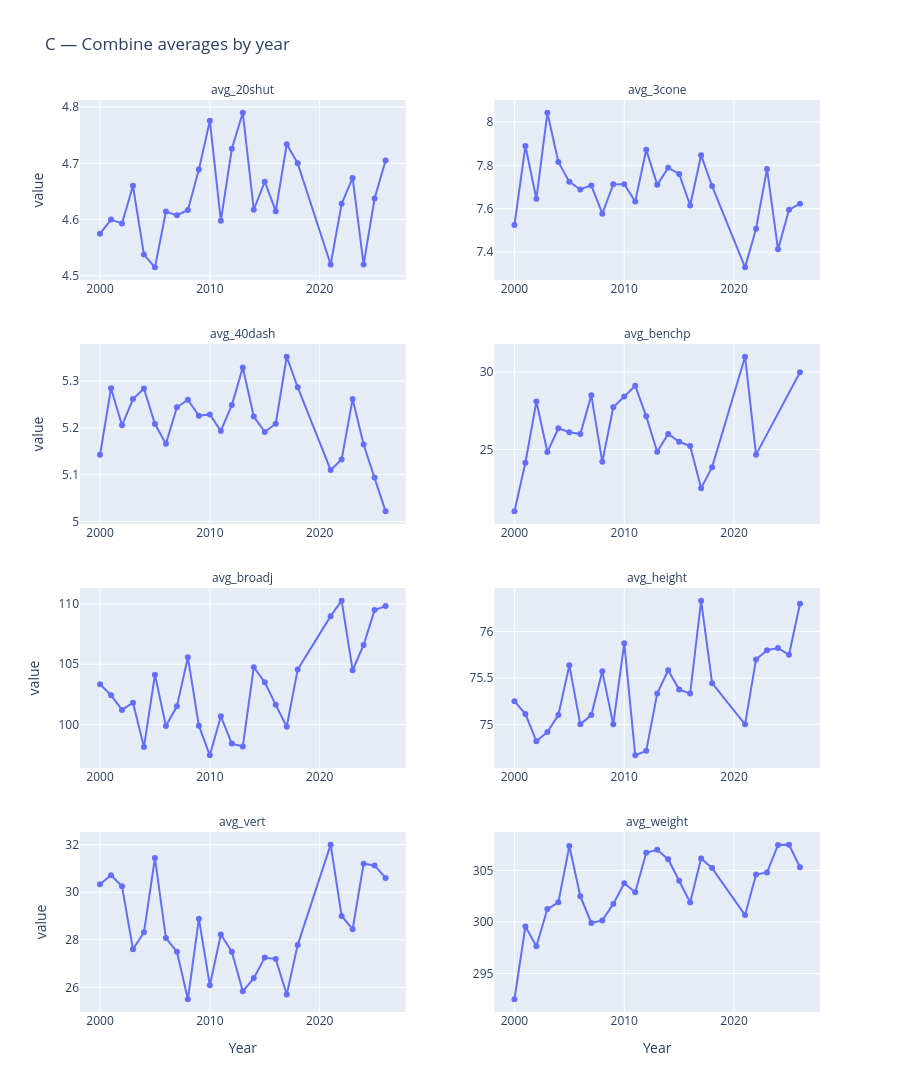

Notebook code cell kept with this figure:
### Code cell
POS = "C"

fig = px.line(
    long.filter(c.Position == POS).to_pandas(),
    x="Year", y="value",
    facet_col="metric", facet_col_wrap=2,
    markers=True, hover_data=["n"], height=1400,
    facet_col_spacing=0.12, 
    title=f"{POS} — Combine averages by year",
)
fig.update_yaxes(matches=None, showticklabels=True)
fig.for_each_annotation(lambda a: a.update(text=a.text.split("=")[-1]))
fig.update_xaxes(showticklabels=True)

### Figure 1 — Plotly figure (JSON) as saved in the notebook; plotly's stock layout.template omitted (floating-point values rounded to 4 significant figures)
{"data": [{"customdata": [[4], [9], [11], [12], [10], [11], [8], [10], [7], [12], [8], [9], [7], [9], [12], [8], [9], [6], [9], [3], [10], [10], [17], [8], [10]], "hovertemplate": "metric=avg_20shut<br>Year=%{x}<br>value=%{y}<br>n=%{customdata[0]}<extra></extra>", "legendgroup": "", "line": {"color": "#636efa", "dash": "solid"}, "marker": {"symbol": "circle"}, "mode": "lines+markers", "name": "", "orientation": "v", "showlegend": false, "type": "scatter", "x": [2000, 2001, 2002, 2003, 2004, 2005, 2006, 2007, 2008, 2009, 2010, 2011, 2012, 2013, 2014, 2015, 2016, 2017, 2018, 2021, 2022, 2023, 2024, 2025, 2026], "xaxis": "x7", "y": [4.575, 4.6, 4.593, 4.66, 4.538, 4.515, 4.614, 4.607, 4.617, 4.689, 4.776, 4.598, 4.726, 4.79, 4.617, 4.668, 4.615, 4.734, 4.7, 4.52, 4.628, 4.674, 4.52, 4.638, 4.705], "yaxis": "y7"}, {"customdata": [[4], [9], [11], [12], [10], [11], [8], [10], [7], [12], [8], [9], [7], [9], [12], [8], [9], [6], [9], [3], [10], [10], [17], [8], [10]], "hovertemplate": "metric=avg_3cone<br>Year=%{x}<br>value=%{y}<br>n=%{customdata[0]}<extra></extra>", "legendgroup": "", "line": {"color": "#636efa", "dash": "solid"}, "marker": {"symbol": "circle"}, "mode": "lines+markers", "name": "", "orientation": "v", "showlegend": false, "type": "scatter", "x": [2000, 2001, 2002, 2003, 2004, 2005, 2006, 2007, 2008, 2009, 2010, 2011, 2012, 2013, 2014, 2015, 2016, 2017, 2018, 2021, 2022, 2023, 2024, 2025, 2026], "xaxis": "x8", "y": [7.525, 7.889, 7.646, 8.042, 7.816, 7.724, 7.689, 7.708, 7.577, 7.712, 7.713, 7.633, 7.872, 7.71, 7.789, 7.76, 7.615, 7.846, 7.704, 7.33, 7.508, 7.783, 7.413, 7.595, 7.623], "yaxis": "y8"}, {"customdata": [[4], [9], [11], [12], [10], [11], [8], [10], [7], [12], [8], [9], [7], [9], [12], [8], [9], [6], [9], [3], [10], [10], [17], [8], [10]], "hovertemplate": "metric=avg_40dash<br>Year=%{x}<br>value=%{y}<br>n=%{customdata[0]}<extra></extra>", "legendgroup": "", "line": {"color": "#636efa", "dash": "solid"}, "marker": {"symbol": "circle"}, "mode": "lines+markers", "name": "", "orientation": "v", "showlegend": false, "type": "scatter", "x": [2000, 2001, 2002, 2003, 2004, 2005, 2006, 2007, 2008, 2009, 2010, 2011, 2012, 2013, 2014, 2015, 2016, 2017, 2018, 2021, 2022, 2023, 2024, 2025, 2026], "xaxis": "x5", "y": [5.143, 5.284, 5.205, 5.262, 5.284, 5.208, 5.166, 5.244, 5.26, 5.226, 5.229, 5.193, 5.249, 5.329, 5.224, 5.191, 5.209, 5.352, 5.287, 5.11, 5.133, 5.261, 5.164, 5.094, 5.022], "yaxis": "y5"}, {"customdata": [[4], [9], [11], [12], [10], [11], [8], [10], [7], [12], [8], [9], [7], [9], [12], [8], [9], [6], [9], [3], [10], [10]], "hovertemplate": "metric=avg_benchp<br>Year=%{x}<br>value=%{y}<br>n=%{customdata[0]}<extra></extra>", "legendgroup": "", "line": {"color": "#636efa", "dash": "solid"}, "marker": {"symbol": "circle"}, "mode": "lines+markers", "name": "", "orientation": "v", "showlegend": false, "type": "scatter", "x": [2000, 2001, 2002, 2003, 2004, 2005, 2006, 2007, 2008, 2009, 2010, 2011, 2012, 2013, 2014, 2015, 2016, 2017, 2018, 2021, 2022, 2026], "xaxis": "x6", "y": [21.0, 24.14, 28.1, 24.83, 26.38, 26.11, 26.0, 28.5, 24.2, 27.73, 28.43, 29.12, 27.14, 24.86, 26.0, 25.5, 25.22, 22.5, 23.86, 31.0, 24.67, 30.0], "yaxis": "y6"}, {"customdata": [[4], [9], [11], [12], [10], [11], [8], [10], [7], [12], [8], [9], [7], [9], [12], [8], [9], [6], [9], [3], [10], [10], [17], [8], [10]], "hovertemplate": "metric=avg_broadj<br>Year=%{x}<br>value=%{y}<br>n=%{customdata[0]}<extra></extra>", "legendgroup": "", "line": {"color": "#636efa", "dash": "solid"}, "marker": {"symbol": "circle"}, "mode": "lines+markers", "name": "", "orientation": "v", "showlegend": false, "type": "scatter", "x": [2000, 2001, 2002, 2003, 2004, 2005, 2006, 2007, 2008, 2009, 2010, 2011, 2012, 2013, 2014, 2015, 2016, 2017, 2018, 2021, 2022, 2023, 2024, 2025, 2026], "xaxis": "x3", "y": [103.3, 102.4, 101.2, 101.8, 98.11, 104.1, 99.86, 101.5, 105.6, 99.89, 97.43, 100.7, 98.4, 98.17, 104.8, 103.5, 101.6, 99.8, 104.6, 109.0, 110.3, 104.5, 106.6, 109.5, 109.8], "yaxis": "y3"}, {"customdata": [[4], [9], [11], [12], [10], [11], [8], [10], [7], [12], [8], [9], [7], [9], [12], [8], [9], [6], [9], [3], [10], [10], [17], [8], [10]], "hovertemplate": "metric=avg_height<br>Year=%{x}<br>value=%{y}<br>n=%{customdata[0]}<extra></extra>", "legendgroup": "", "line": {"color": "#636efa", "dash": "solid"}, "marker": {"symbol": "circle"}, "mode": "lines+markers", "name": "", "orientation": "v", "showlegend": false, "type": "scatter", "x": [2000, 2001, 2002, 2003, 2004, 2005, 2006, 2007, 2008, 2009, 2010, 2011, 2012, 2013, 2014, 2015, 2016, 2017, 2018, 2021, 2022, 2023, 2024, 2025, 2026], "xaxis": "x4", "y": [75.25, 75.11, 74.82, 74.92, 75.1, 75.64, 75.0, 75.1, 75.57, 75.0, 75.88, 74.67, 74.71, 75.33, 75.58, 75.38, 75.33, 76.33, 75.44, 75.0, 75.7, 75.8, 75.82, 75.75, 76.3], "yaxis": "y4"}, {"customdata": [[4], [9], [11], [12], [10], [11], [8], [10], [7], [12], [8], [9], [7], [9], [12], [8], [9], [6], [9], [3], [10], [10], [17], [8], [10]], "hovertemplate": "metric=avg_vert<br>Year=%{x}<br>value=%{y}<br>n=%{customdata[0]}<extra></extra>", "legendgroup": "", "line": {"color": "#636efa", "dash": "solid"}, "marker": {"symbol": "circle"}, "mode": "lines+markers", "name": "", "orientation": "v", "showlegend": false, "type": "scatter", "x": [2000, 2001, 2002, 2003, 2004, 2005, 2006, 2007, 2008, 2009, 2010, 2011, 2012, 2013, 2014, 2015, 2016, 2017, 2018, 2021, 2022, 2023, 2024, 2025, 2026], "xaxis": "x", "y": [30.33, 30.71, 30.25, 27.6, 28.31, 31.44, 28.07, 27.5, 25.5, 28.89, 26.08, 28.22, 27.5, 25.83, 26.39, 27.25, 27.19, 25.7, 27.79, 32.0, 29.0, 28.44, 31.2, 31.12, 30.6], "yaxis": "y"}, {"customdata": [[4], [9], [11], [12], [10], [11], [8], [10], [7], [12], [8], [9], [7], [9], [12], [8], [9], [6], [9], [3], [10], [10], [17], [8], [10]], "hovertemplate": "metric=avg_weight<br>Year=%{x}<br>value=%{y}<br>n=%{customdata[0]}<extra></extra>", "legendgroup": "", "line": {"color": "#636efa", "dash": "solid"}, "marker": {"symbol": "circle"}, "mode": "lines+markers", "name": "", "orientation": "v", "showlegend": false, "type": "scatter", "x": [2000, 2001, 2002, 2003, 2004, 2005, 2006, 2007, 2008, 2009, 2010, 2011, 2012, 2013, 2014, 2015, 2016, 2017, 2018, 2021, 2022, 2023, 2024, 2025, 2026], "xaxis": "x2", "y": [292.5, 299.6, 297.6, 301.2, 301.9, 307.4, 302.5, 299.9, 300.1, 301.8, 303.8, 302.9, 306.7, 307.0, 306.1, 304.0, 301.9, 306.2, 305.2, 300.7, 304.6, 304.8, 307.5, 307.5, 305.3], "yaxis": "y2"}], "layout": {"annotations": [{"font": {}, "showarrow": false, "text": "avg_vert", "x": 0.22, "xanchor": "center", "xref": "paper", "y": 0.1975, "yanchor": "bottom", "yref": "paper"}, {"font": {}, "showarrow": false, "text": "avg_weight", "x": 0.78, "xanchor": "center", "xref": "paper", "y": 0.1975, "yanchor": "bottom", "yref": "paper"}, {"font": {}, "showarrow": false, "text": "avg_broadj", "x": 0.22, "xanchor": "center", "xref": "paper", "y": 0.465, "yanchor": "bottom", "yref": "paper"}, {"font": {}, "showarrow": false, "text": "avg_height", "x": 0.78, "xanchor": "center", "xref": "paper", "y": 0.465, "yanchor": "bottom", "yref": "paper"}, {"font": {}, "showarrow": false, "text": "avg_40dash", "x": 0.22, "xanchor": "center", "xref": "paper", "y": 0.7325, "yanchor": "bottom", "yref": "paper"}, {"font": {}, "showarrow": false, "text": "avg_benchp", "x": 0.78, "xanchor": "center", "xref": "paper", "y": 0.7325, "yanchor": "bottom", "yref": "paper"}, {"font": {}, "showarrow": false, "text": "avg_20shut", "x": 0.22, "xanchor": "center", "xref": "paper", "y": 1, "yanchor": "bottom", "yref": "paper"}, {"font": {}, "showarrow": false, "text": "avg_3cone", "x": 0.78, "xanchor": "center", "xref": "paper", "y": 1, "yanchor": "bottom", "yref": "paper"}], "height": 1400, "legend": {"tracegroupgap": 0}, "title": {"text": "C — Combine averages by year"}, "xaxis": {"anchor": "y", "domain": [0, 0.44], "showticklabels": true, "title": {"text": "Year"}}, "xaxis2": {"anchor": "y2", "domain": [0.56, 1], "matches": "x", "showticklabels": true, "title": {"text": "Year"}}, "xaxis3": {"anchor": "y3", "domain": [0, 0.44], "matches": "x", "showticklabels": true}, "xaxis4": {"anchor": "y4", "domain": [0.56, 1], "matches": "x", "showticklabels": true}, "xaxis5": {"anchor": "y5", "domain": [0, 0.44], "matches": "x", "showticklabels": true}, "xaxis6": {"anchor": "y6", "domain": [0.56, 1], "matches": "x", "showticklabels": true}, "xaxis7": {"anchor": "y7", "domain": [0, 0.44], "matches": "x", "showticklabels": true}, "xaxis8": {"anchor": "y8", "domain": [0.56, 1], "matches": "x", "showticklabels": true}, "yaxis": {"anchor": "x", "domain": [0, 0.1975], "showticklabels": true, "title": {"text": "value"}}, "yaxis2": {"anchor": "x2", "domain": [0, 0.1975], "showticklabels": true}, "yaxis3": {"anchor": "x3", "domain": [0.2675, 0.465], "showticklabels": true, "title": {"text": "value"}}, "yaxis4": {"anchor": "x4", "domain": [0.2675, 0.465], "showticklabels": true}, "yaxis5": {"anchor": "x5", "domain": [0.535, 0.7325], "showticklabels": true, "title": {"text": "value"}}, "yaxis6": {"anchor": "x6", "domain": [0.535, 0.7325], "showticklabels": true}, "yaxis7": {"anchor": "x7", "domain": [0.8025, 1], "showticklabels": true, "title": {"text": "value"}}, "yaxis8": {"anchor": "x8", "domain": [0.8025, 1], "showticklabels": true}}}
